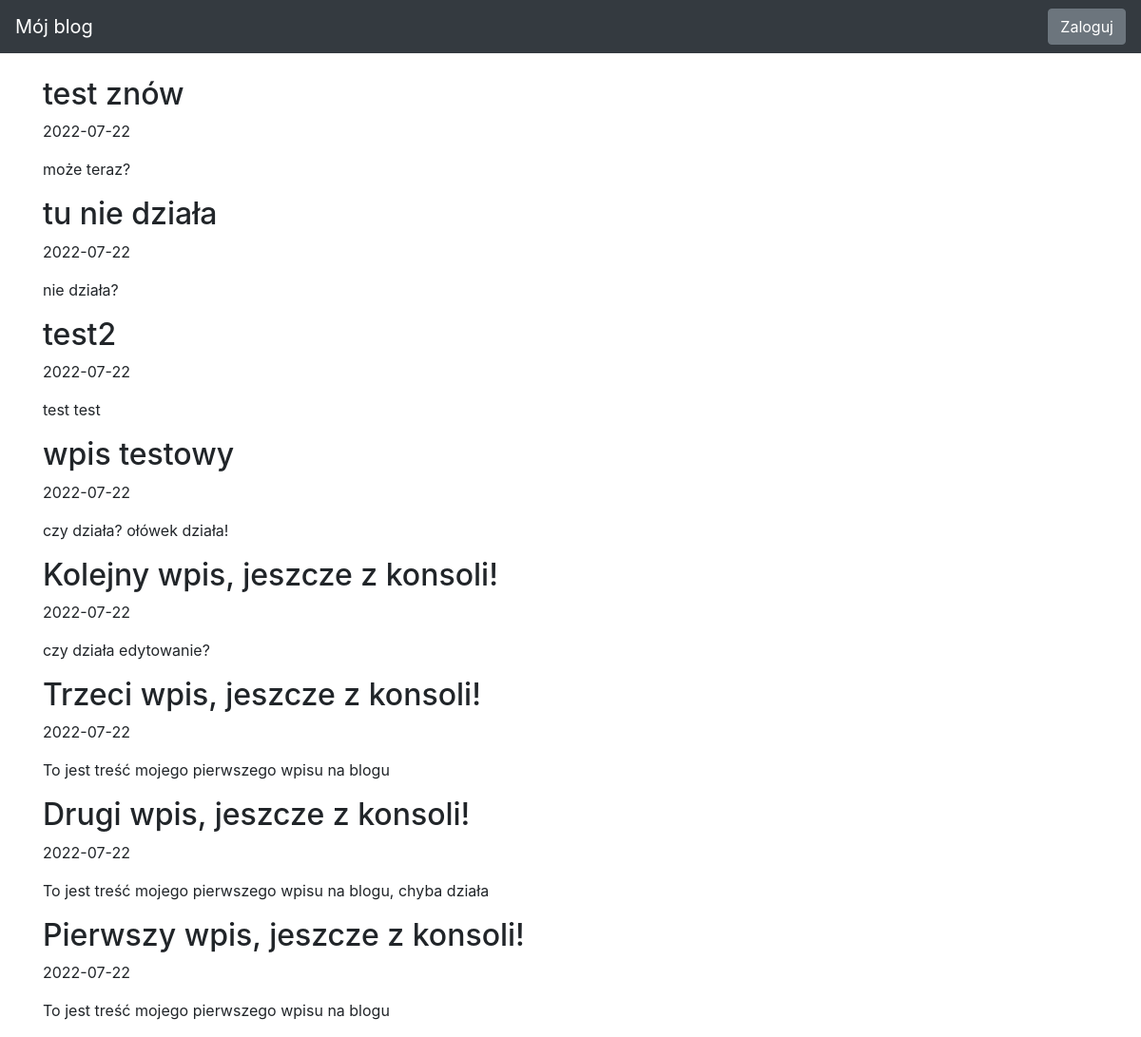
/, run on an earlier commit of the app's database.
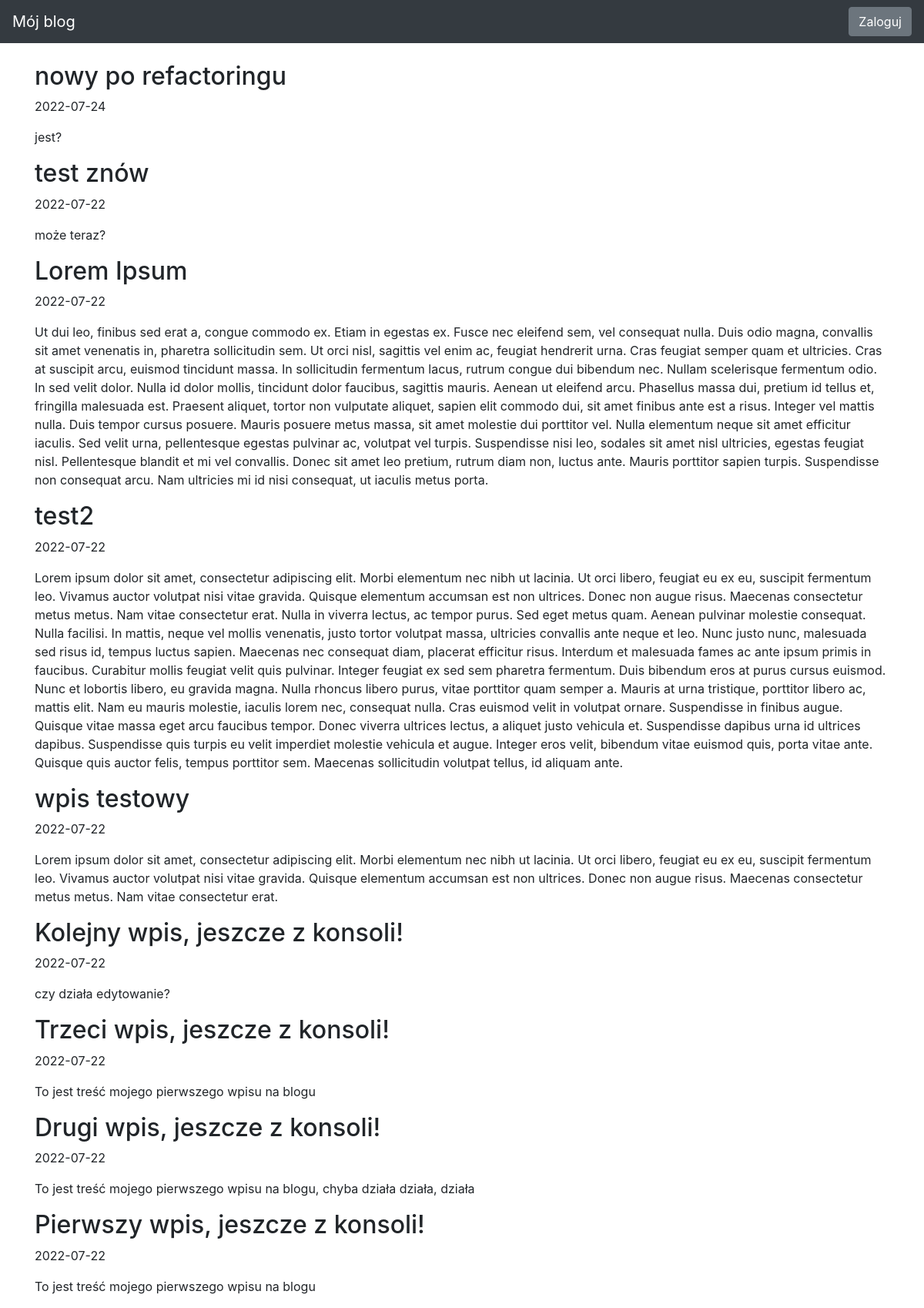
And on a later commit of the database.
### blog/models.py (models this page shows)
class Entry(db.Model):
   id = db.Column(db.Integer, primary_key=True)
   title = db.Column(db.String(80), nullable=False)
   body = db.Column(db.Text, nullable=False)
   pub_date = db.Column(db.DateTime, nullable=False,
       default=datetime.datetime.utcnow)
   is_published = db.Column(db.Boolean, default=False)

### blog/routes.py (the view)
@app.route("/")
def index():
    all_posts = Entry.query.filter_by(is_published=True).order_by(Entry.pub_date.desc())
    return render_template("homepage.html", all_posts=all_posts)

### blog/templates/homepage.html (shortened to what this page needs)
{% extends "base.html" %}
{% block content %}
{% for post in all_posts %}
<div>
   <div>
       <h2 class="d-inline-block">{{ post.title }}</h2>
   </div>
   <p>{{ post.pub_date.strftime('%Y-%m-%d') }} </p>
   <p>
       {{ post.body}}
   </p>
</div>
{% endfor %}
{% endblock %}

What changed in the data, as far as the page shows it:
added Entry: title "nowy po refactoringu", pub_date "2022-07-24", body "jest?"
changed Entry: title "tu nie działa" → "Lorem Ipsum"; body "nie działa?" → "Ut dui leo, finibus sed erat a, congue commodo ex. Etiam in egestas ex. Fusce nec eleifend sem, vel consequat nulla. Duis odio magna, convallis sit amet venenatis in, pharetra sollicitudin sem. Ut orci nisl, sagittis vel enim ac, feugiat hendrerit urna. Cras feugiat semper quam et ultricies. Cras at suscipit arcu, euismod tincidunt massa. In sollicitudin fermentum lacus, rutrum congue dui bibendum nec. Nullam scelerisque fermentum odio. In sed velit dolor. Nulla id dolor mollis, tincidunt dolor faucibus, sagittis mauris. Aenean ut eleifend arcu. Phasellus massa dui, pretium id tellus et, fringilla malesuada est. Praesent aliquet, tortor non vulputate aliquet, sapien elit commodo dui, sit…"
changed Entry "test2": body "test test" → "Lorem ipsum dolor sit amet, consectetur adipiscing elit. Morbi elementum nec nibh ut lacinia. Ut orci libero, feugiat eu ex eu, suscipit fermentum leo. Vivamus auctor volutpat nisi vitae gravida. Quisque elementum accumsan est non ultrices. Donec non augue risus. Maecenas consectetur metus metus. Nam vitae consectetur erat. Nulla in viverra lectus, ac tempor purus. Sed eget metus quam. Aenean pulvinar molestie consequat. Nulla facilisi. In mattis, neque vel mollis venenatis, justo tortor volutpat massa, ultricies convallis ante neque et leo. Nunc justo nunc, malesuada sed risus id, tempus luctus sapien. Maecenas nec consequat diam, placerat efficitur risus. Interdum et malesuada fames ac…"
changed Entry "wpis testowy": body "czy działa? ołówek działa!" → "Lorem ipsum dolor sit amet, consectetur adipiscing elit. Morbi elementum nec nibh ut lacinia. Ut orci libero, feugiat eu ex eu, suscipit fermentum leo. Vivamus auctor volutpat nisi vitae gravida. Quisque elementum accumsan est non ultrices. Donec non augue risus. Maecenas consectetur metus metus. Nam vitae consectetur erat."
changed Entry "Drugi wpis, jeszcze z konsoli!": body "To jest treść mojego pierwszego wpisu na blogu, chyba działa" → "To jest treść mojego pierwszego wpisu na blogu, chyba działa działa, działa"
